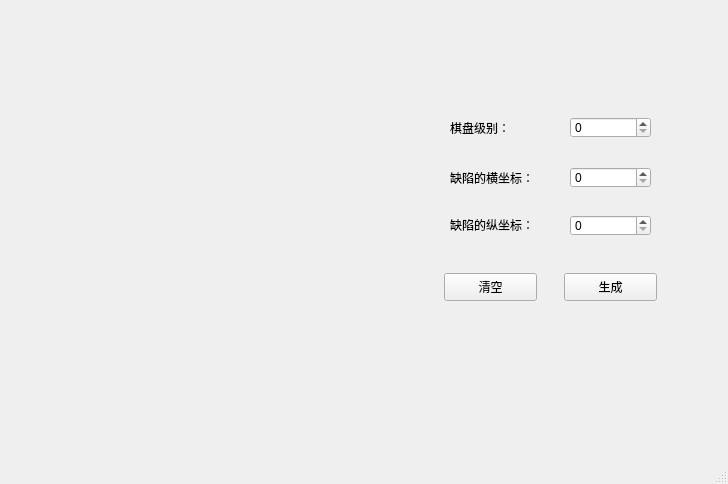
<?xml version="1.0" encoding="UTF-8"?>
<ui version="4.0">
 <class>MainWindow</class>
 <widget class="QMainWindow" name="MainWindow">
  <property name="geometry">
   <rect>
    <x>0</x>
    <y>0</y>
    <width>728</width>
    <height>484</height>
   </rect>
  </property>
  <property name="windowTitle">
   <string>Defective_Board</string>
  </property>
  <widget class="QWidget" name="centralwidget">
   <widget class="QPushButton" name="generate_Bn">
    <property name="geometry">
     <rect>
      <x>564</x>
      <y>273</y>
      <width>93</width>
      <height>28</height>
     </rect>
    </property>
    <property name="text">
     <string>生成</string>
    </property>
   </widget>
   <widget class="QLabel" name="label">
    <property name="geometry">
     <rect>
      <x>450</x>
      <y>117</y>
      <width>141</width>
      <height>21</height>
     </rect>
    </property>
    <property name="text">
     <string>棋盘级别：</string>
    </property>
   </widget>
   <widget class="QLabel" name="label_2">
    <property name="geometry">
     <rect>
      <x>450</x>
      <y>167</y>
      <width>120</width>
      <height>21</height>
     </rect>
    </property>
    <property name="text">
     <string>缺陷的横坐标：</string>
    </property>
   </widget>
   <widget class="QLabel" name="label_3">
    <property name="geometry">
     <rect>
      <x>450</x>
      <y>217</y>
      <width>120</width>
      <height>16</height>
     </rect>
    </property>
    <property name="text">
     <string>缺陷的纵坐标：</string>
    </property>
   </widget>
   <widget class="QSpinBox" name="spinBox_level">
    <property name="geometry">
     <rect>
      <x>570</x>
      <y>117</y>
      <width>81</width>
      <height>21</height>
     </rect>
    </property>
   </widget>
   <widget class="QSpinBox" name="spinBox_dr">
    <property name="geometry">
     <rect>
      <x>570</x>
      <y>167</y>
      <width>81</width>
      <height>21</height>
     </rect>
    </property>
   </widget>
   <widget class="QSpinBox" name="spinBox_dc">
    <property name="geometry">
     <rect>
      <x>570</x>
      <y>215</y>
      <width>81</width>
      <height>21</height>
     </rect>
    </property>
   </widget>
   <widget class="QPushButton" name="clear_Bn">
    <property name="geometry">
     <rect>
      <x>444</x>
      <y>273</y>
      <width>93</width>
      <height>28</height>
     </rect>
    </property>
    <property name="text">
     <string>清空</string>
    </property>
   </widget>
  </widget>
  <widget class="QMenuBar" name="menubar">
   <property name="geometry">
    <rect>
     <x>0</x>
     <y>0</y>
     <width>728</width>
     <height>26</height>
    </rect>
   </property>
  </widget>
  <widget class="QStatusBar" name="statusbar"/>
 </widget>
 <resources/>
 <connections/>
</ui>
